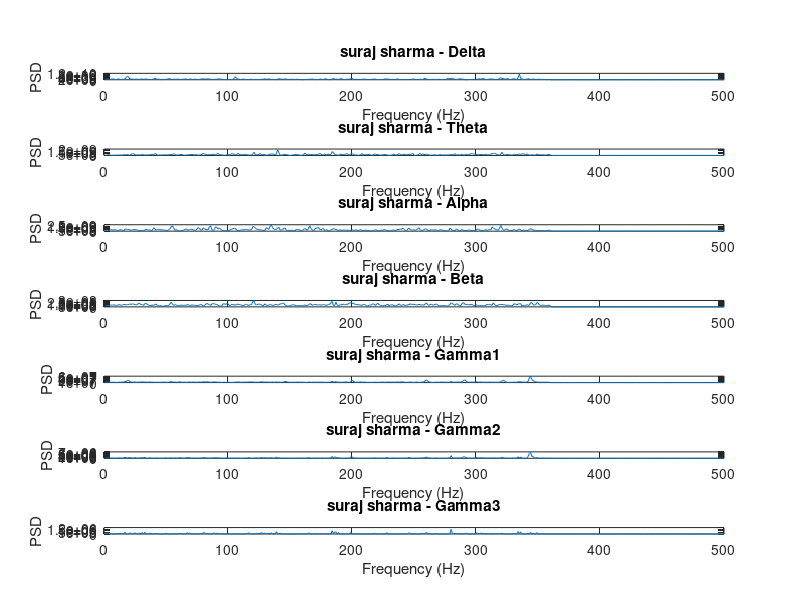
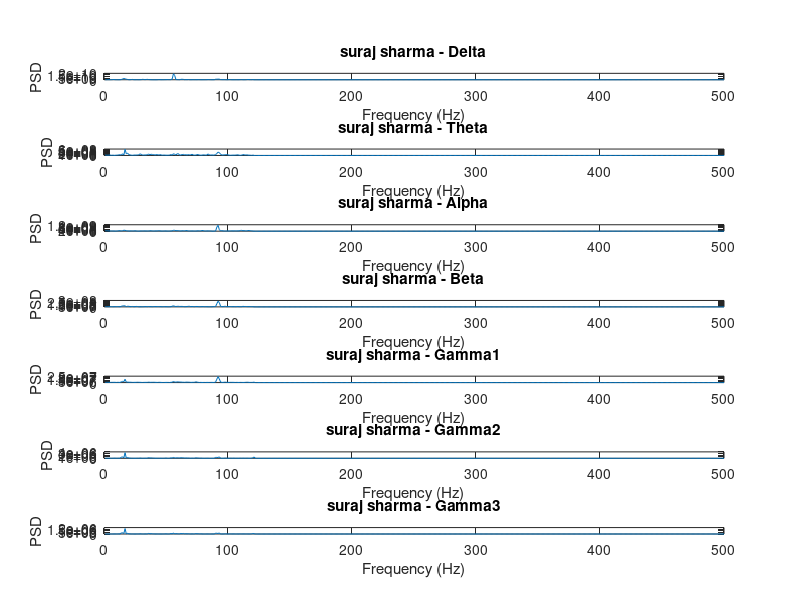
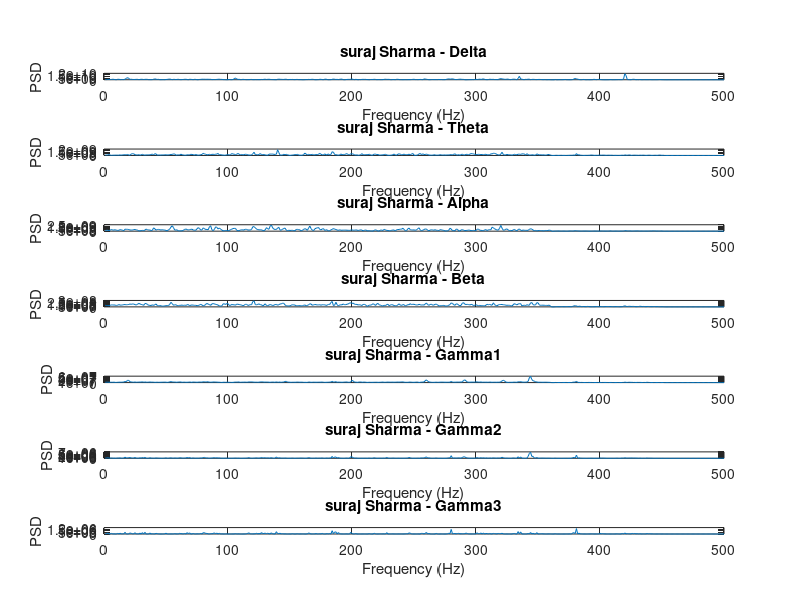

Write the MATLAB code that produced these figures, in order.
close all; 
clear all; clc;
x1=load('Subject01_1_edfm.mat');
x2=load('Subject01_2_edfm.mat');

fs=500;
band_data=zeros(500,7); %1000 rows and 7 colmumns matirix
band_data_1=zeros(500,7);
band_data_2=zeros(500,7);
fp1=x1.val(14,:); %val(2,:) for second channel
fp2=x2.val(14,:);
window_size=fs;
X=fs/2; k=1;
for i=0:360 % 360 windows (91000/500=> 182 => 182*2-1=363)
    fp1_1s=fp1(i*X+1:X*i+fs);
    fft_val=abs(fft(fp1_1s));
    fft_val=fft_val(2:fs/2+1);
    
delta_4hz=sum(fft_val(1:4).^2)/4/fs; % formula: summation (from 1 to 'N') (fft^2)/N/fs ; N= the difference between the range(samples)
theta_4_8hz=sum(fft_val(5:8).^2)/4/fs;
alpha_8_13hz=sum(fft_val(9:13).^2)/5/fs;
beta_13_30hz=sum(fft_val(14:30).^2)/17/fs;
gamma_30_60hz=sum(fft_val(31:60).^2)/30/fs;
gamma_60_90hz=sum(fft_val(61:90).^2)/30/fs;
gamma_90_128hz=sum(fft_val(91:128).^2)/38/fs;

band_data(k,:)=[delta_4hz,theta_4_8hz,alpha_8_13hz,beta_13_30hz,gamma_30_60hz,gamma_60_90hz,gamma_90_128hz];
k=k+1; %next row
end

band_names = {'Delta', 'Theta', 'Alpha', 'Beta', 'Gamma1', 'Gamma2', 'Gamma3'};
 for i =1:7
     zoom xon; 
     subplot(7,1,i); plot(band_data(:,i));
     title(['suraj sharma - ',band_names{i}]);
     xlabel('Frequency (Hz)');
ylabel('PSD');
 end

 k=1;
for i=0:120  
    fp2_1s=fp2(i*X+1:X*i+fs); % 31000, for subject 2
    fft_val=abs(fft(fp2_1s));
    fft_val=fft_val(2:fs/2+1);

delta_4hz=sum(fft_val(1:4).^2)/4/fs; % formula: summation (from 1 to 'N') (fft^2)/N/fs ; N= the difference between the range(samples)
theta_4_8hz=sum(fft_val(5:8).^2)/4/fs;
alpha_8_13hz=sum(fft_val(9:13).^2)/5/fs;
beta_13_30hz=sum(fft_val(14:30).^2)/17/fs;
gamma_30_60hz=sum(fft_val(31:60).^2)/30/fs;
gamma_60_90hz=sum(fft_val(61:90).^2)/30/fs;
gamma_90_128hz=sum(fft_val(91:128).^2)/38/fs;

band_data_1(k,:)=[delta_4hz,theta_4_8hz,alpha_8_13hz,beta_13_30hz,gamma_30_60hz,gamma_60_90hz,gamma_90_128hz];
k=k+1; %next row
end
band_names = {'Delta', 'Theta', 'Alpha', 'Beta', 'Gamma1', 'Gamma2', 'Gamma3'};
figure; 
for i =1:7
     zoom xon; 
     subplot(7,1,i); plot(band_data_1(:,i));
     title(['suraj sharma - ',band_names{i}]);
     xlabel('Frequency (Hz)');
ylabel('PSD');
end
 
k=1;
combi=[fp1, fp2]; % concatinate
for i=0:450 % 122000
    signal_1s=combi(i*X+1:X*i+fs);
    fft_val=abs(fft(signal_1s));
    fft_val=fft_val(2:fs/2+1);
    
delta_4hz=sum(fft_val(1:4).^2)/4/fs; % formula: summation (from 1 to 'N') (fft^2)/N/fs ; N= the difference between the range(samples)
theta_4_8hz=sum(fft_val(5:8).^2)/4/fs;
alpha_8_13hz=sum(fft_val(9:13).^2)/5/fs;
beta_13_30hz=sum(fft_val(14:30).^2)/17/fs;
gamma_30_60hz=sum(fft_val(31:60).^2)/30/fs;
gamma_60_90hz=sum(fft_val(61:90).^2)/30/fs;
gamma_90_128hz=sum(fft_val(91:128).^2)/38/fs;

band_data_2(k,:)=[delta_4hz,theta_4_8hz,alpha_8_13hz,beta_13_30hz,gamma_30_60hz,gamma_60_90hz,gamma_90_128hz];
k=k+1; %next row
end
band_names = {'Delta', 'Theta', 'Alpha', 'Beta', 'Gamma1', 'Gamma2', 'Gamma3'};
figure; 
for i =1:7
     zoom xon; 
     subplot(7,1,i); plot(band_data_2(:,i));
     title(['suraj Sharma - ',band_names{i}]);
     xlabel('Frequency (Hz)');
ylabel('PSD');
end